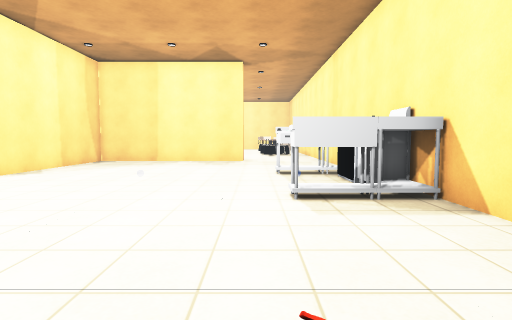
view 1 (above)

17 first-person views from a walk through a Unity game level. The camera is 1.3 m above the floor, tilts 4° down and sees 80° across. The floor is counted in squares, 1 m on a side. Each view is taken from the middle of a square. On the plan, view 1 faces up. The plan holds only what a view shows up to about 14 squares ahead; the rest is blank. The place goes on beyond the plan. The player is left out. Some surface patterns are stand-ins.

view 2
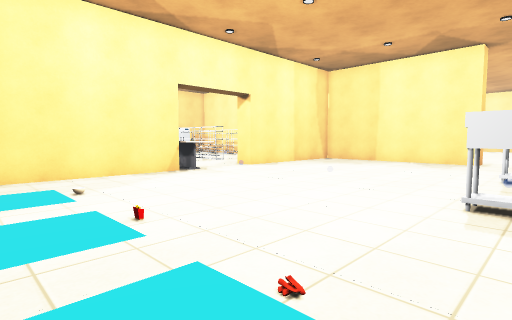

view 3
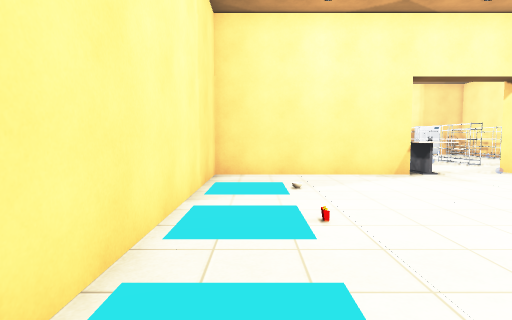

view 4
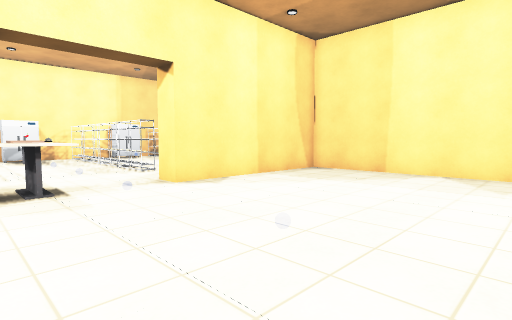

view 5
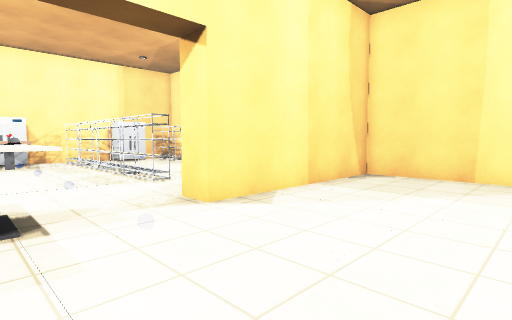

view 6
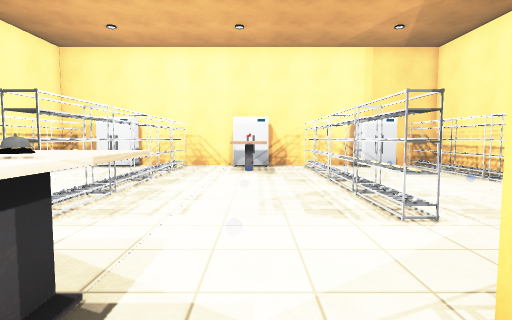

view 7
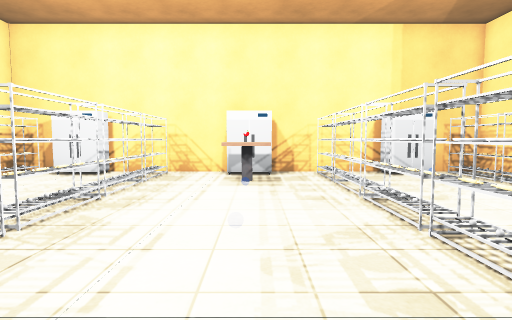

view 8
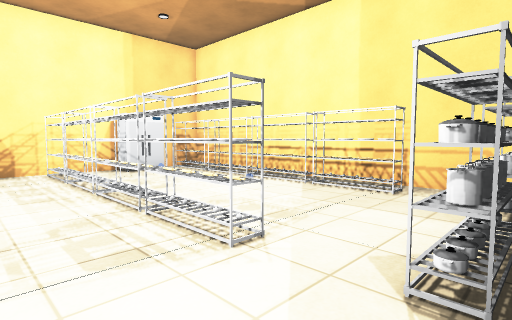

view 9
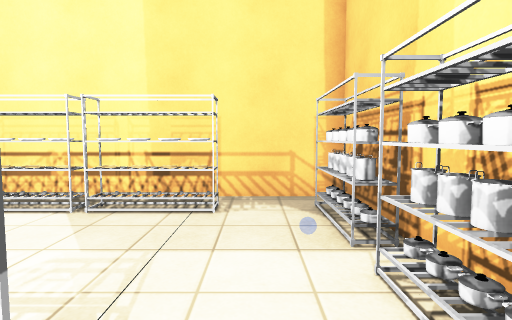

view 10
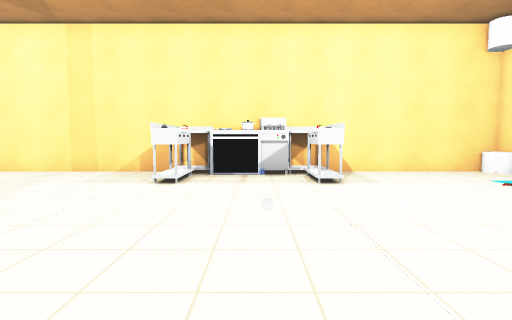

view 11
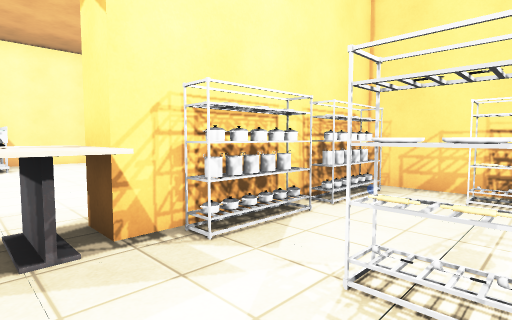

view 12
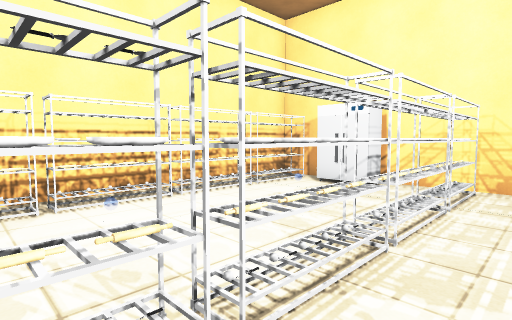

view 13
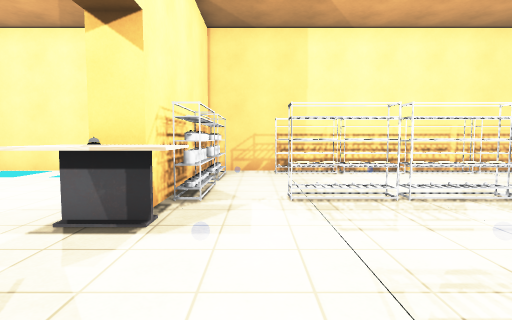

view 14
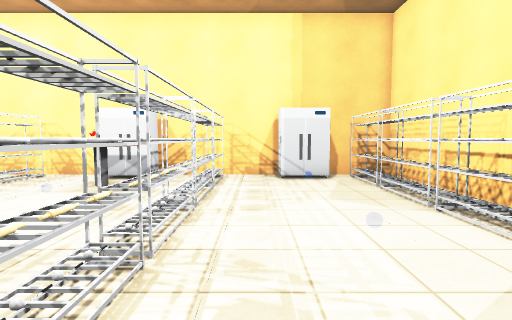

view 15
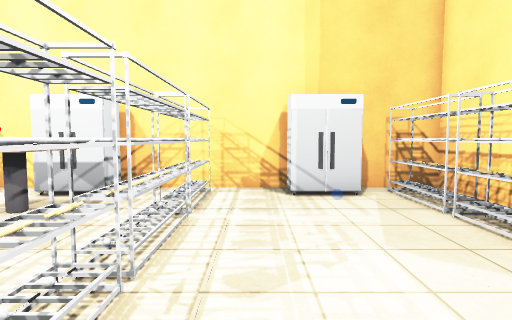

view 16
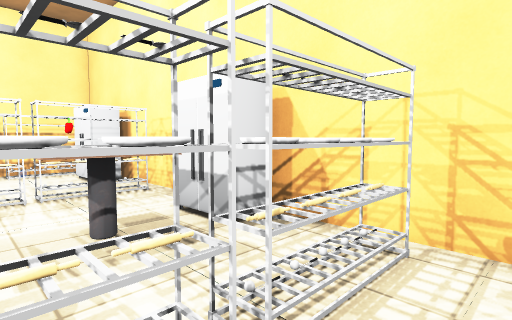

view 17
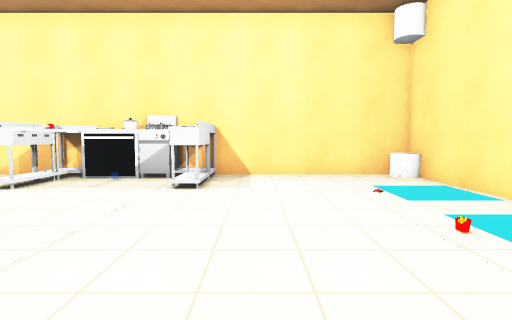

### Floor plan
Key: @ floor where view 1 was taken; # wall or solid block; . floor; / step, stairs or slope; T thing the floor can be seen under or through; O other object.
Columns run from 23 left of view 1 to 4 right of it. Each row starts with its distance up from view 1.
 19                            #
 18 ######################   ..#
 17 ###########..O#....... ....#
 16 ###########.OO#............#
 15 #O..........OO#............#
 14 #O...........O#............#
 13 #...........OO#............#
 12 #OOOOOOOOOO.OO#.........OOO#
 11 ###########..##.........OOO#
 10 #.........................O
  9 #OOO......................OO
  8 #OOO........OOO...........O#
  7 #...........OOO.........OOO#
  6 #TTTTTTTTTT.O##............#
  5 #O OOOOOOOO.OO#............#
  4 #...........OO#............#
  3 #O.........O.##............#
  2 #O..........OO#../.........#
  1 #  OOOOOOOO.OO#............#
  0 ###########..##........@.. O
 -1 ############################

Positions as (right, up) in squares from view 1, and headings:
1: (0, 0), facing up
2: (2, 0), facing up-left
3: (2, 1), facing left
4: (-1, 6), facing up-left
5: (-4, 7), facing up-left
6: (-8, 9), facing left
7: (-11, 9), facing left
8: (-10, 9), facing up-left
9: (-12, 11), facing up
10: (-8, 9), facing right
11: (-14, 8), facing down-right
12: (-14, 7), facing down-left
13: (-12, 12), facing down
14: (-12, 13), facing left
15: (-15, 13), facing left
16: (-19, 13), facing down-left
17: (-7, 5), facing right
